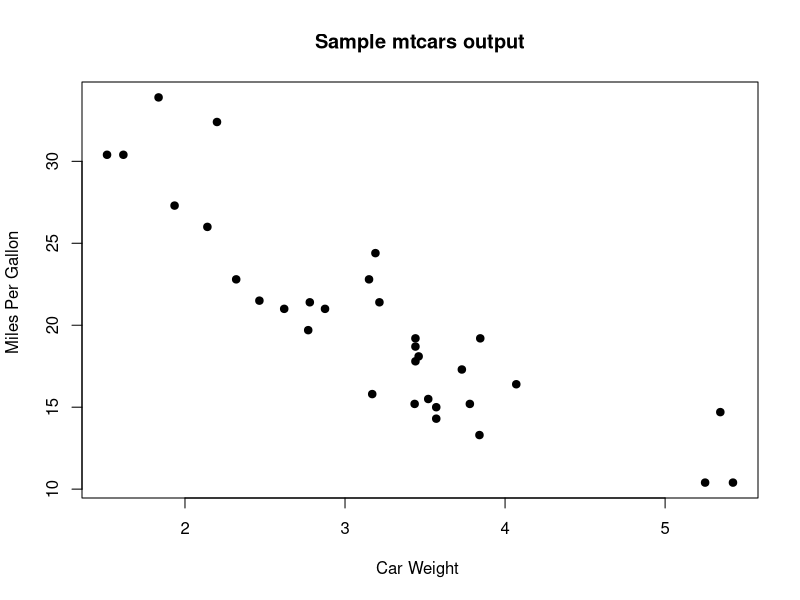

This figure's R source:
## ---- chunk 1
  attach(mtcars) 
 plot(wt, mpg, main="Sample mtcars output", xlab="Car Weight ", ylab="Miles Per Gallon ", pch=19) 


